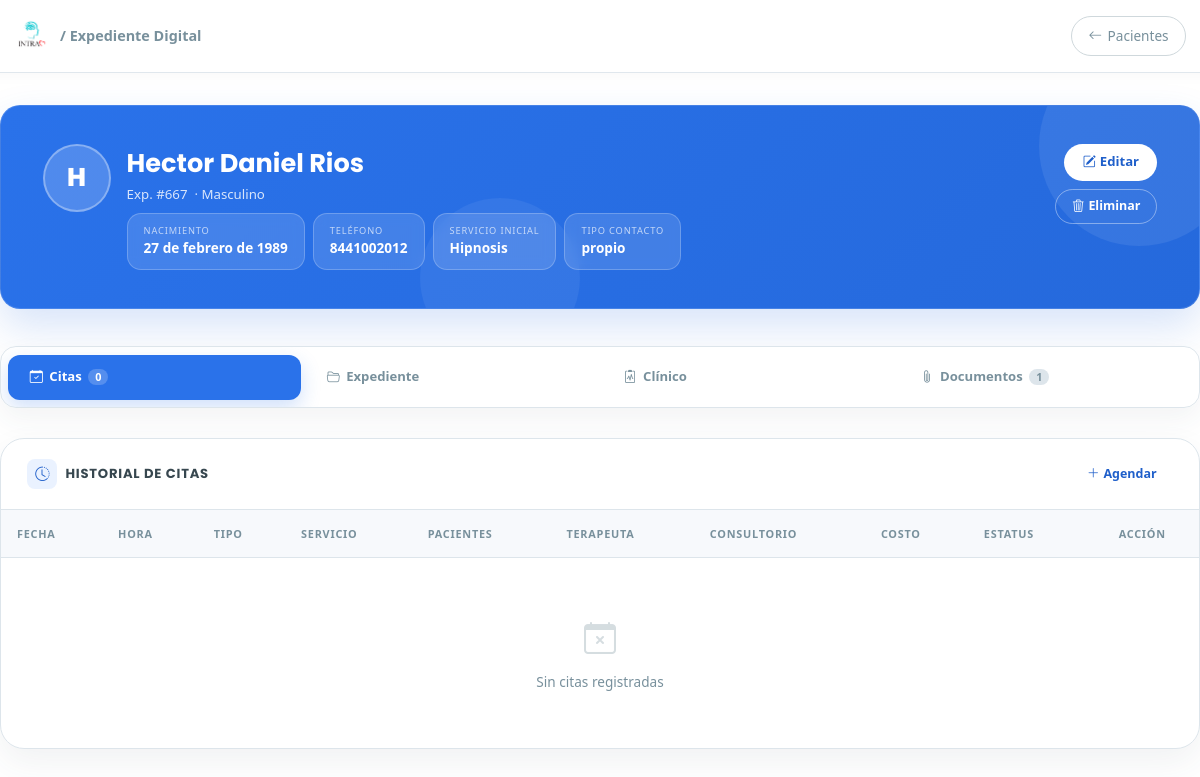
Before: /pacientes/667/ with the older database file.
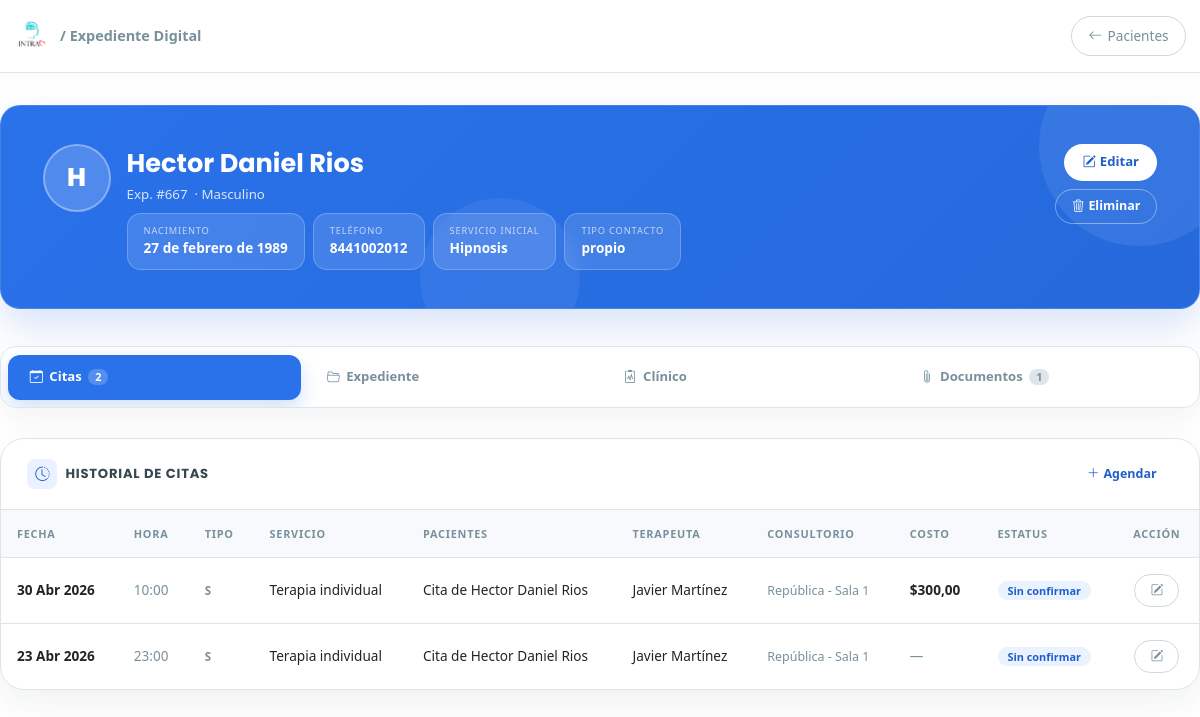
After: the same page with the newer database file.
### clinica/models.py (models this page shows, shortened)
class Cita(models.Model):
    ESTATUS_CONFIRMADA = 'confirmada'
    ESTATUS_SIN_CONFIRMAR = 'sin_confirmar'
    ESTATUS_REAGENDO = 'reagendo'
    ESTATUS_CANCELO = 'cancelo'
    ESTATUS_SI_ASISTIO = 'si_asistio'
    ESTATUS_NO_ASISTIO = 'no_asistio'
    ESTATUS_INCIDENCIA = 'incidencia'
    ESTATUS_CHOICES = [
        (ESTATUS_CONFIRMADA, 'Confirmada'),
        (ESTATUS_SIN_CONFIRMAR, 'Sin confirmar'),
        (ESTATUS_REAGENDO, 'Reagendo'),
        (ESTATUS_CANCELO, 'Cancelo'),
        (ESTATUS_SI_ASISTIO, 'Si asistio'),
        (ESTATUS_NO_ASISTIO, 'No asistio'),
        (ESTATUS_INCIDENCIA, 'Incidencia'),
    ]
    ESTATUS_ACTIVOS = (
        ESTATUS_CONFIRMADA,
        ESTATUS_SIN_CONFIRMAR,
        ESTATUS_REAGENDO,
        ESTATUS_INCIDENCIA,
    )
    TIPO_NUEVO = 'N'
    TIPO_REFERIDO = 'R'
    TIPO_SEGUIMIENTO = 'S'
    TIPO_PACIENTE_CHOICES = [
        (TIPO_NUEVO, 'Nuevo'),
        (TIPO_REFERIDO, 'Referido'),
        (TIPO_SEGUIMIENTO, 'Seguimiento'),
    ]
    PAGO_CHOICES = [
        ('Terminal', 'Terminal'),
        ('Transferencia', 'Transferencia'),
        ('Efectivo', 'Efectivo'),
        ('Pase', 'Pase'),
    ]
    paciente = models.ForeignKey(Paciente, on_delete=models.CASCADE, related_name='citas')
    pacientes_adicionales = models.ManyToManyField(
        Paciente,
        blank=True,
        related_name='citas_como_adicional',
    )
    expediente_grupal = models.ForeignKey(
        'ExpedienteGrupal',
        on_delete=models.SET_NULL,
        null=True,
        blank=True,
        related_name='citas',
    )
    fecha = models.DateField()
    hora = models.TimeField()
    tipo_paciente = models.CharField(
        max_length=1,
        choices=TIPO_PACIENTE_CHOICES,
        default=TIPO_SEGUIMIENTO,
    )
    division = models.ForeignKey(Division, on_delete=models.SET_NULL, null=True)
    consultorio = models.ForeignKey(Consultorio, on_delete=models.SET_NULL, null=True)
    servicio = models.ForeignKey(Servicio, on_delete=models.SET_NULL, null=True)
    terapeuta = models.ForeignKey(Terapeuta, on_delete=models.SET_NULL, null=True)
    costo = models.DecimalField(max_digits=10, decimal_places=2, null=True, blank=True)
    metodo_pago = models.CharField(
        max_length=50,
        choices=PAGO_CHOICES,
        null=True,
        blank=True,
    )
    estatus = models.CharField(
        max_length=20,
        choices=ESTATUS_CHOICES,
        default=ESTATUS_SIN_CONFIRMAR,
    )
    folio_fiscal = models.CharField(max_length=100, blank=True, null=True)
    notas = models.TextField(blank=True, null=True)
    tiene_descuento = models.BooleanField(
        null=True, blank=True,
        help_text="Indica si el paciente tiene descuento / estudio socioeconómico activo al momento de la cita."
    )
    def pacientes_display_natural(self):
        nombres = [self.paciente.nombre] if self.paciente_id else []
        nombres.extend(list(self.pacientes_adicionales.values_list('nombre', flat=True)))
        if not nombres:
            return ""
        if len(nombres) == 1:
            return nombres[0]
        if len(nombres) == 2:
            return f"{nombres[0]} y {nombres[1]}"
        return f"{', '.join(nombres[:-1])} y {nombres[-1]}"
    def titulo_cita(self):
        pacientes = self.pacientes_display_natural()
        return f"Cita de {pacientes}" if pacientes else "Cita"
    class Meta:
        verbose_name = "Cita"
        verbose_name_plural = "Citas"
        ordering = ['-fecha', '-hora']

class Servicio(models.Model):
    nombre = models.CharField(max_length=100)
    precio = models.DecimalField(
        max_digits=10, decimal_places=2, null=True, blank=True,
        verbose_name="Precio estándar",
        help_text="Precio público del servicio. Se usa para calcular penalizaciones por inasistencia."
    )
    def __str__(self):
        return self.nombre

class Paciente(models.Model):
    TIPO_CONTACTO_CHOICES = [
        ('propio', 'Propio'),
        ('madre', 'Madre'),
        ('padre', 'Padre'),
        ('pareja', 'Pareja'),
        ('otro', 'Otro'),
    ]
    SEXO_CHOICES = [
        ('Femenino', 'Femenino'),
        ('Masculino', 'Masculino'),
    ]
    usuario = models.OneToOneField(User, on_delete=models.SET_NULL, null=True, blank=True, related_name='perfil_paciente')
    nombre = models.CharField(max_length=200, verbose_name="Nombre Completo")
    fecha_nacimiento = models.DateField(verbose_name="Fecha de Nacimiento")
    nombre_normalizado = models.CharField(max_length=200, blank=True, editable=False)
    sexo = models.CharField(
        max_length=20,
        choices=SEXO_CHOICES,
        default='Femenino',
        verbose_name="Sexo"
    )
    telefono = models.CharField(max_length=20, verbose_name="Teléfono (WhatsApp)")
    identidad_contacto = models.CharField(max_length=20, choices=TIPO_CONTACTO_CHOICES, default='propio')
    servicio_inicial = models.ForeignKey('Servicio', on_delete=models.SET_NULL, null=True, verbose_name="Servicio Inicial")
    consentimiento_firmado = models.FileField(upload_to='documentos/', blank=True, null=True)
    estudio_socioeconomico = models.FileField(upload_to='documentos/', blank=True, null=True)
    apertura_expediente = models.FileField(upload_to='documentos/', blank=True, null=True)
    resumen_clinico = models.TextField(blank=True, null=True)
    empresa = models.ForeignKey(
        'Empresa', on_delete=models.SET_NULL, null=True, blank=True,
        related_name='pacientes'
    )
    pacientes_relacionados = models.ManyToManyField('self', blank=True, symmetrical=True)
    enlace_resultados = models.URLField(blank=True, null=True)
    fecha_registro = models.DateTimeField(auto_now_add=True)
    class Meta:
        verbose_name = "Paciente"
        verbose_name_plural = "Pacientes"

class Terapeuta(models.Model):
    usuario = models.OneToOneField(User, on_delete=models.SET_NULL, null=True, blank=True, related_name='perfil_terapeuta')
    nombre = models.CharField(max_length=100)
    activo = models.BooleanField(default=True)
    def __str__(self):
        return self.nombre

class Consultorio(models.Model):
    SEDE_CHOICES = [
        ('republica',      'República'),
        ('morelos',        'Morelos'),
        ('colinas',        'Colinas'),
        ('trabajo_social', 'Trabajo Social'),
        ('zoom',           'Zoom / Online'),
        ('externo',        'Externo'),
    ]
    nombre = models.CharField(max_length=100)
    sede   = models.CharField(max_length=20, choices=SEDE_CHOICES, null=True, blank=True)
    def __str__(self):
        return self.nombre

### clinica/views.py (the view)
# urls.py: path('pacientes/<int:paciente_id>/', clinica_views.detalle_paciente, name='detalle_paciente'),
def detalle_paciente(request, paciente_id):
    paciente = get_object_or_404(Paciente, id=paciente_id)
    can_subir_documentos = request.user.is_authenticated and request.user.is_superuser
    if request.method == 'POST':
        if not can_subir_documentos:
            messages.error(request, 'Solo un superusuario puede subir documentos al expediente.')
            return redirect('detalle_paciente', paciente_id=paciente.id)
        form_documento = DocumentoPacienteForm(request.POST, request.FILES)
        if form_documento.is_valid():
            archivo = request.FILES['archivo']
            documento = form_documento.save(commit=False)
            documento.paciente = paciente
            documento.subido_por = request.user
            documento.nombre_archivo = archivo.name
            documento.tipo_mime = archivo.content_type
            documento.contenido = archivo.read()
            documento.save()
            messages.success(request, 'Documento agregado correctamente.')
            return redirect('detalle_paciente', paciente_id=paciente.id)
        messages.error(request, 'Revisa el archivo y los datos del documento.')
    else:
        form_documento = DocumentoPacienteForm()
    historial = Cita.objects.filter(
        Q(paciente=paciente) | Q(pacientes_adicionales=paciente)
    ).distinct().order_by('-fecha', '-hora')
    terapeutas_previos = set(cita.terapeuta for cita in historial if cita.terapeuta)
    notas_historial = NotaTerapeutaPaciente.objects.filter(
        paciente=paciente
    ).select_related('terapeuta').order_by('-creado_en')
    documentos_historial = DocumentoPaciente.objects.filter(
        paciente=paciente
    ).select_related('terapeuta', 'subido_por').order_by('-creado_en')
    reportes_historial = ReporteSesion.objects.filter(
        paciente=paciente
    ).select_related('terapeuta').order_by('-fecha', '-creado_en')
    apertura = getattr(paciente, 'apertura_expediente_obj', None)
    context = {
        'paciente': paciente,
        'historial': historial,
        'terapeutas_previos': terapeutas_previos,
        'notas_historial': notas_historial,
        'documentos_historial': documentos_historial,
        'reportes_historial': reportes_historial,
        'apertura': apertura,
        'form_documento': form_documento,
        'can_subir_documentos': can_subir_documentos,
    }
    return render(request, 'clinica/detalle_paciente.html', context)

### clinica/models.py (called while the page is built)
    @property
    def autor_display(self):
        if self.terapeuta_id:
            return self.terapeuta.nombre
        if self.subido_por_id:
            nombre = self.subido_por.get_full_name().strip()
            return nombre or self.subido_por.username
        return 'Usuario no identificado'

### clinica/templates/clinica/detalle_paciente.html (shortened to what the changed rows need)
{% load static %}
<!DOCTYPE html>
<html lang="es">
<head>
  <link href="https://cdn.jsdelivr.net/npm/bootstrap@5.3.0/dist/css/bootstrap.min.css" rel="stylesheet">
  <link rel="stylesheet" href="https://cdn.jsdelivr.net/npm/bootstrap-icons@1.11.3/font/bootstrap-icons.css">
</head>
<body>
<div class="page">
  <div class="tab-nav" role="tablist">
    <button class="active" onclick="switchTab('citas',this)" role="tab">
      <i class="bi bi-calendar-check"></i>Citas
      <span class="tab-badge">{{ historial|length }}</span>
    </button>
  </div>
  <div id="tab-citas" class="tab-panel active">
    <div class="xcard">
      <div class="table-responsive">
        <table class="citas-table">
          <thead>
            <tr>
              <th>Fecha</th>
              <th>Hora</th>
              <th>Tipo</th>
              <th>Servicio</th>
              <th>Pacientes</th>
              <th>Terapeuta</th>
              <th>Consultorio</th>
              <th>Costo</th>
              <th>Estatus</th>
              <th style="text-align:center;">Acción</th>
            </tr>
          </thead>
          <tbody>
            {% for cita in historial %}
            <tr>
              <td style="font-weight:600;">{{ cita.fecha|date:"d M Y" }}</td>
              <td style="color:var(--muted);">{{ cita.hora|time:"H:i" }}</td>
              <td><span style="font-size:.72rem;font-weight:700;color:var(--muted);">{{ cita.tipo_paciente|default:"—" }}</span></td>
              <td>{{ cita.servicio|default:"—" }}</td>
              <td>{{ cita.titulo_cita }}</td>
              <td>{{ cita.terapeuta|default:"—" }}</td>
              <td><span style="font-size:.78rem;color:var(--muted);">{{ cita.consultorio|default:"—" }}</span></td>
              <td>{% if cita.costo %}<span style="font-weight:600;">${{ cita.costo }}</span>{% else %}<span style="color:var(--muted);">—</span>{% endif %}</td>
              <td>
                {% if cita.estatus == 'confirmada' %}<span class="est est-confirmada">Confirmada</span>
                {% elif cita.estatus == 'sin_confirmar' %}<span class="est est-sin">Sin confirmar</span>
                {% elif cita.estatus == 'reagendo' %}<span class="est est-reagendo">Reagendó</span>
                {% elif cita.estatus == 'cancelo' %}<span class="est est-cancelo">Canceló</span>
                {% elif cita.estatus == 'si_asistio' %}<span class="est est-asistio">Asistió</span>
                {% elif cita.estatus == 'no_asistio' %}<span class="est est-no-asistio">No asistió</span>
                {% elif cita.estatus == 'incidencia' %}<span class="est est-incidencia">Incidencia</span>
                {% else %}<span class="est" style="background:#F2F4F8;color:var(--muted);">{{ cita.get_estatus_display }}</span>{% endif %}
              </td>
              <td style="text-align:center;">
                {% if cita.estatus != 'cancelo' and cita.estatus != 'no_asistio' %}
                <a href="{% url 'editar_cita' cita.id %}?next=paciente" class="btn-ghost" title="Editar cita">
                  <i class="bi bi-pencil-square"></i>
                </a>
                {% else %}
                <span style="color:var(--border);">—</span>
                {% endif %}
              </td>
            </tr>
            {% empty %}
            <tr><td colspan="10"><div class="empty"><i class="bi bi-calendar-x"></i>Sin citas registradas</div></td></tr>
            {% endfor %}
          </tbody>
        </table>
      </div>
    </div>
  </div>
</div>
</body>
</html>

Changed rows visible on the page:
added Cita: fecha "30 Abr 2026", hora "10:00", tipo_paciente "S", servicio "Terapia individual", titulo_cita "Cita de Hector Daniel Rios", terapeuta "Javier Martínez", consultorio "República - Sala 1", costo "300,00", estatus "Sin confirmar"
added Cita: fecha "23 Abr 2026", hora "23:00", tipo_paciente "S", servicio "Terapia individual", titulo_cita "Cita de Hector Daniel Rios", terapeuta "Javier Martínez", consultorio "República - Sala 1", estatus "Sin confirmar"
Other visible differences:
{{ historial|length }}: "0" → "2"
text no longer shown: "Sin citas registradas"
